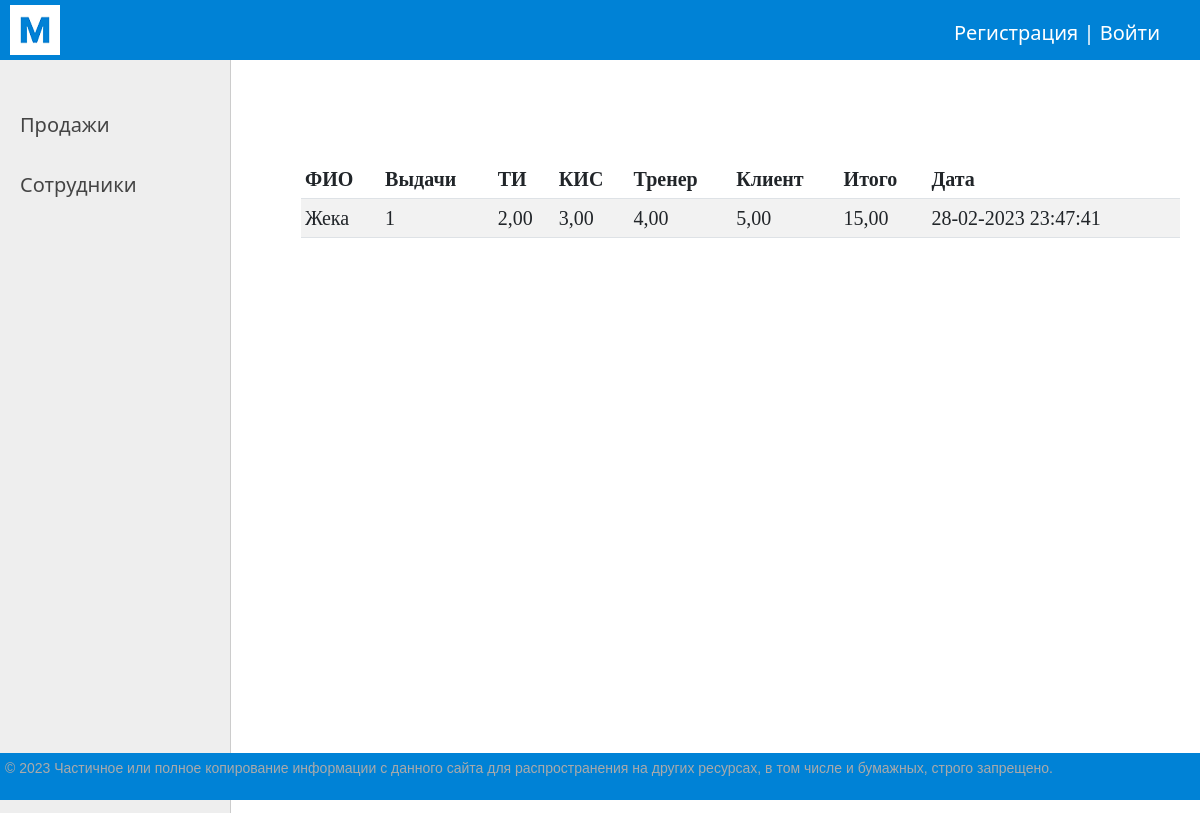
Before: /sales/ with the older database file.
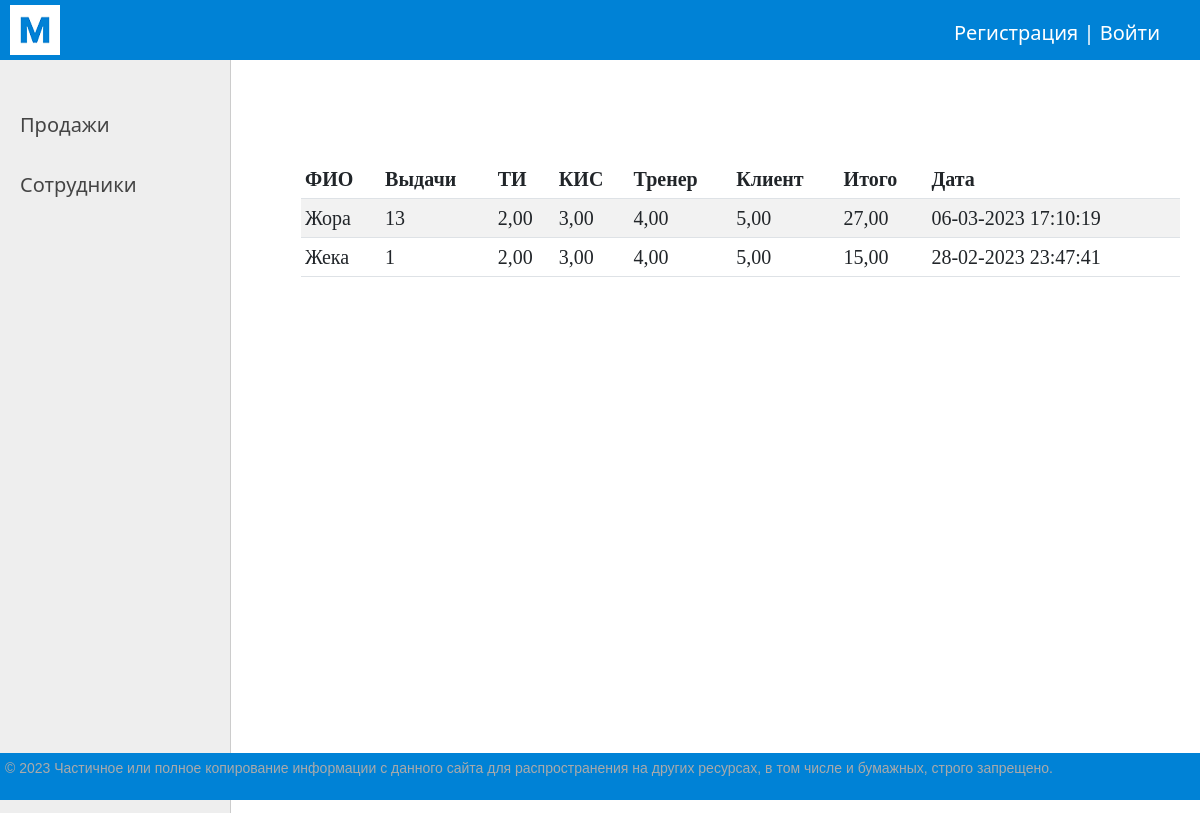
After: the same page with the newer database file.
### kpi/models.py (models this page shows, shortened)
class Sales(models.Model):
    fio = models.ForeignKey(Staff, on_delete=models.DO_NOTHING, null=True, verbose_name="ФИО")
    extradition = models.IntegerField(verbose_name="Выдачи")
    ti = models.DecimalField(max_digits=5, decimal_places=2, verbose_name="ТИ")
    kis = models.DecimalField(max_digits=5, decimal_places=2, verbose_name="КИС")
    trener = models.DecimalField(max_digits=5, decimal_places=2, verbose_name="Тренер")
    client = models.DecimalField(max_digits=5, decimal_places=2, verbose_name="Клиент")
    total = models.DecimalField(max_digits=5, decimal_places=2, default=0, verbose_name="Итого")
    time_create = models.DateTimeField(auto_now_add=True, verbose_name="Время")
    time_update = models.DateTimeField(auto_now=True)
    user = models.ForeignKey(User, verbose_name='Пользователь', on_delete=models.DO_NOTHING)
    class Meta:
        verbose_name = 'Продажи'
        verbose_name_plural = 'Продажи'
        ordering = ['-time_create', 'fio']

class Staff(models.Model):
    name = models.CharField(max_length=25, db_index=True, verbose_name="ФИО")
    photo = models.ImageField(upload_to="photos/%Y/%m/%d/", verbose_name="Фото")
    slug = models.SlugField(max_length=25, unique=True, db_index=True, verbose_name="URL")
    def __str__(self):
        return self.name
    class Meta:
        verbose_name = 'Сотрудник'
        verbose_name_plural = 'Сотрудники'
        ordering = ['name']

### kpi/views.py (the view)
# urls.py: path('sales/', SalesView.as_view(), name='sales'),
class SalesView(DataMixin, ListView):
    paginate_by = 10
    model = Sales
    template_name = 'kpi/sales.html'
    context_object_name = 'sales'
    def get_context_data(self, *, object_list=None, **kwargs):
        context = super().get_context_data(**kwargs)
        context['title'] = 'Продажи'
        if not self.request.user.is_authenticated:
            context['menu'] = []
        else:
            context['menu'] = [{'title': "Добавить продажу", 'url_name': 'add_sale'}]
        return context

### kpi/templates/kpi/sales.html (shortened to what this page needs)
{% extends 'kpi/base.html' %}
{% block content %}
        <div class="table-responsive">
            <table class="table table-striped table-sm">
                <thead>
                <tr>
                    <th scope="col">ФИО</th>
                    <th scope="col">Выдачи</th>
                    <th scope="col">ТИ</th>
                    <th scope="col">КИС</th>
                    <th scope="col">Тренер</th>
                    <th scope="col">Клиент</th>
                    <th scope="col">Итого</th>
                    <th scope="col">Дата</th>
                </tr>
                </thead>
                <tbody>
                {% for s in sales %}
                <tr>
                    <td>{{s.fio}}</td>
                    <td>{{s.extradition}}</td>
                    <td>{{s.ti}}</td>
                    <td>{{s.kis}}</td>
                    <td>{{s.trener}}</td>
                    <td>{{s.client}}</td>
                    <td>{{s.total}}</td>
                    <td>{{s.time_create|date:"d-m-Y H:i:s"}}</td>
                </tr>
                {% endfor %}
                </tbody>
            </table>
        </div>
    {% endblock %}

Changed rows visible on the page:
added Sales: fio "Жора", extradition "13", ti "2,00", kis "3,00", trener "4,00", client "5,00", total "27,00", time_create "06-03-2023 17:10:19"
